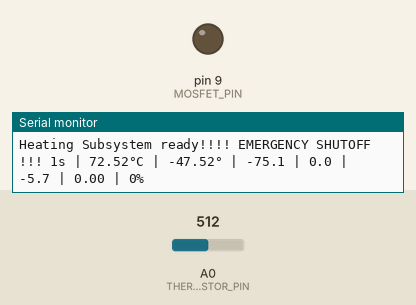
Bench run of a sketch on a simulated Arduino Uno, built with avr-gcc and run on an emulated ATmega328P. Parts: output pins drawn as LEDs (lit = HIGH), the last lines printed to the serial monitor. The inputs (shaded band) are chosen by the test bench; at power-on: A0 (THERMISTOR_PIN) = 512.

Above: at 1.8 s.
1.9 s: A0 (THERMISTOR_PIN) set to 0
At 2.8 s:
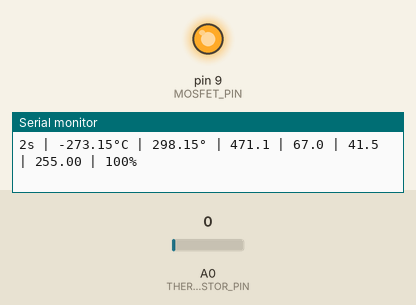
3.7 s: A0 (THERMISTOR_PIN) set to 35
At 5.2 s:
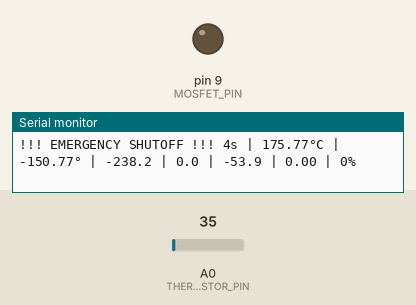
Timing chart, 0 to 6.7 s (numbered marks = the images above; inputs shaded):
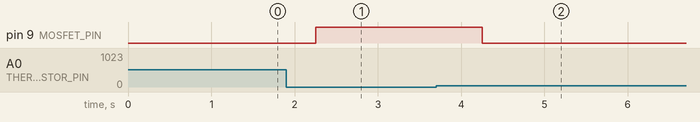

Measured:
- after the input at 1.9 s, pin 9 (MOSFET_PIN): LOW → HIGH after 0.35 s
- after the input at 3.7 s, pin 9 (MOSFET_PIN): HIGH → LOW after 0.55 s

The sketch:

Heating-Subsystem.ino
```cpp
#define THERMISTOR_PIN A0
#define SERIES_RESISTOR 10000
#define THERMISTOR_NOMINAL 10000
#define TEMPERATURE_NOMINAL 25
#define B_COEFFICIENT 4220
#define VCC 3.3
#define MOSFET_PIN 9
#define TARGET_TEMP 25
#define SAFETY_MAX_TEMP 35

float kp = 1.58;
float ki = 1.34;
float kd = 0.12;
unsigned long previousTime;
float previousError = 0;
float p, i, d;
float getNtcTemperature()
{
  float average = 0;
  for(int i = 0; i < 5; i ++)
  {
    average += analogRead(THERMISTOR_PIN);
    delay(50);
  }
  average /= 5.0;

  float resistance = SERIES_RESISTOR / ((4095.0/average) - 1.0);

  float steinhart;
  steinhart = resistance / THERMISTOR_NOMINAL;
  steinhart = log(steinhart);
  steinhart /= B_COEFFICIENT;
  steinhart += 1.0 / (TEMPERATURE_NOMINAL + 273.15);
  steinhart = 1.0 / steinhart;
  steinhart -= 273.15;

  return steinhart;

}

void setup() {

  Serial.begin(9600);
  pinMode(THERMISTOR_PIN, INPUT);
  pinMode(MOSFET_PIN, OUTPUT);
  digitalWrite(MOSFET_PIN, LOW);
  analogWrite(MOSFET_PIN, 0);
  previousTime = millis();
  Serial.print("Heating Subsystem ready!");

}

void loop() {
  unsigned long currentTime = millis();
  float dt = (currentTime - previousTime) / 1000.0;

  if ( dt >= 1.0)
  {
  float temp = getNtcTemperature();
  float error = TARGET_TEMP - temp;

  p = kp * error;

  i += error * dt;

  i = constrain(i, -50, 50);
  float integral = ki * i;

  d = (error - previousError) /dt;
  float derivative = kd * d;

  float pidOutput = p + integral + derivative;

  float pwmValue = constrain(pidOutput, 0, 255);

  if (temp > SAFETY_MAX_TEMP) {
      pwmValue = 0;
      integral = 0;
      Serial.print("!!! EMERGENCY SHUTOFF !!! ");
    }
    analogWrite(MOSFET_PIN, pwmValue);

  float powerPercent = (pwmValue / 255.0) * 100.0;

    Serial.print(currentTime / 1000);
    Serial.print("s | ");
    Serial.print(temp, 2);
    Serial.print("°C | ");
    Serial.print(error, 2);
    Serial.print("° | ");
    Serial.print(p, 1);
    Serial.print(" | ");
    Serial.print(integral, 1);
    Serial.print(" | ");
    Serial.print(derivative, 1);
    Serial.print(" | ");
    Serial.print(pwmValue);
    Serial.print(" | ");
    Serial.print(powerPercent, 0);
    Serial.println("%");

  previousError = error;
  previousTime = currentTime;
  }

}
```
